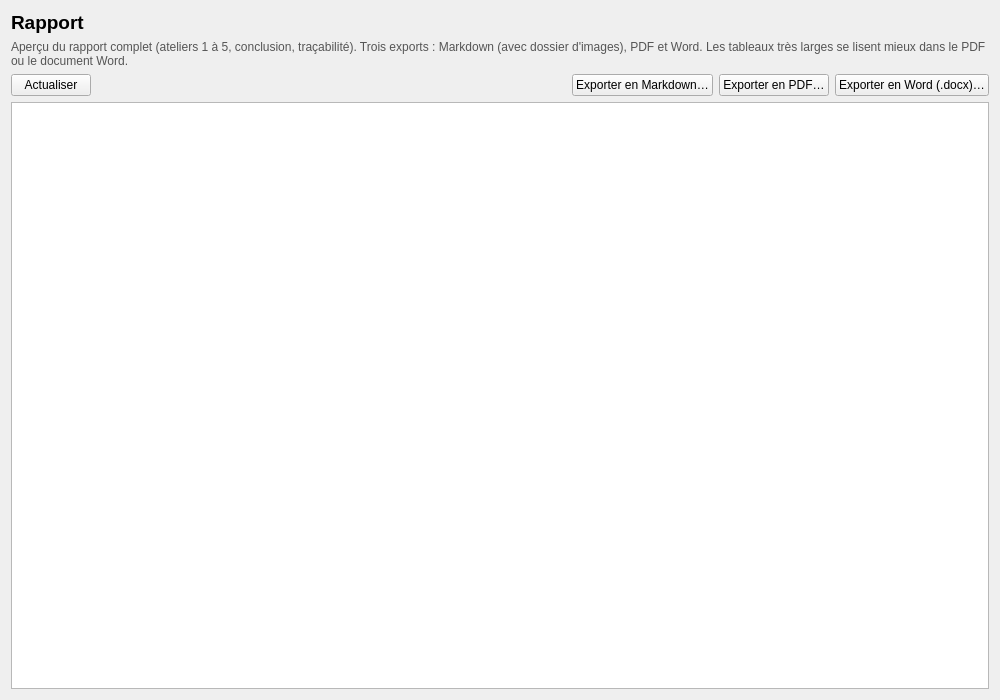
<?xml version="1.0" encoding="UTF-8"?>
<ui version="4.0">
 <class>ReportPage</class>
 <widget class="QWidget" name="ReportPage"><property name="geometry"><rect><x>0</x><y>0</y><width>1000</width><height>700</height></rect></property><layout class="QVBoxLayout" name="verticalLayout"><item><widget class="QLabel" name="titleLabel"><property name="text"><string>Rapport</string></property><property name="font"><font><pointsize>14</pointsize><bold>true</bold></font></property></widget></item><item><widget class="QLabel" name="helpLabel"><property name="text"><string>Aperçu du rapport complet (ateliers 1 à 5, conclusion, traçabilité). Trois exports : Markdown (avec dossier d'images), PDF et Word. Les tableaux très larges se lisent mieux dans le PDF ou le document Word.</string></property><property name="styleSheet"><string>color:#555;</string></property><property name="wordWrap"><bool>true</bool></property></widget></item><item><layout class="QHBoxLayout" name="reportButtonsLayout"><item><widget class="QPushButton" name="refreshButton"><property name="text"><string>Actualiser</string></property></widget></item><item><spacer name="reportSpacer"><property name="orientation"><enum>Qt::Horizontal</enum></property><property name="sizeHint" stdset="0"><size><width>40</width><height>20</height></size></property></spacer></item><item><widget class="QPushButton" name="exportMdButton"><property name="text"><string>Exporter en Markdown…</string></property></widget></item><item><widget class="QPushButton" name="exportPdfButton"><property name="text"><string>Exporter en PDF…</string></property></widget></item><item><widget class="QPushButton" name="exportDocxButton"><property name="text"><string>Exporter en Word (.docx)…</string></property></widget></item></layout></item><item><widget class="QTextBrowser" name="reportBrowser"><property name="openExternalLinks"><bool>true</bool></property></widget></item></layout></widget>
 
 <resources/>
 <connections/>
</ui>
